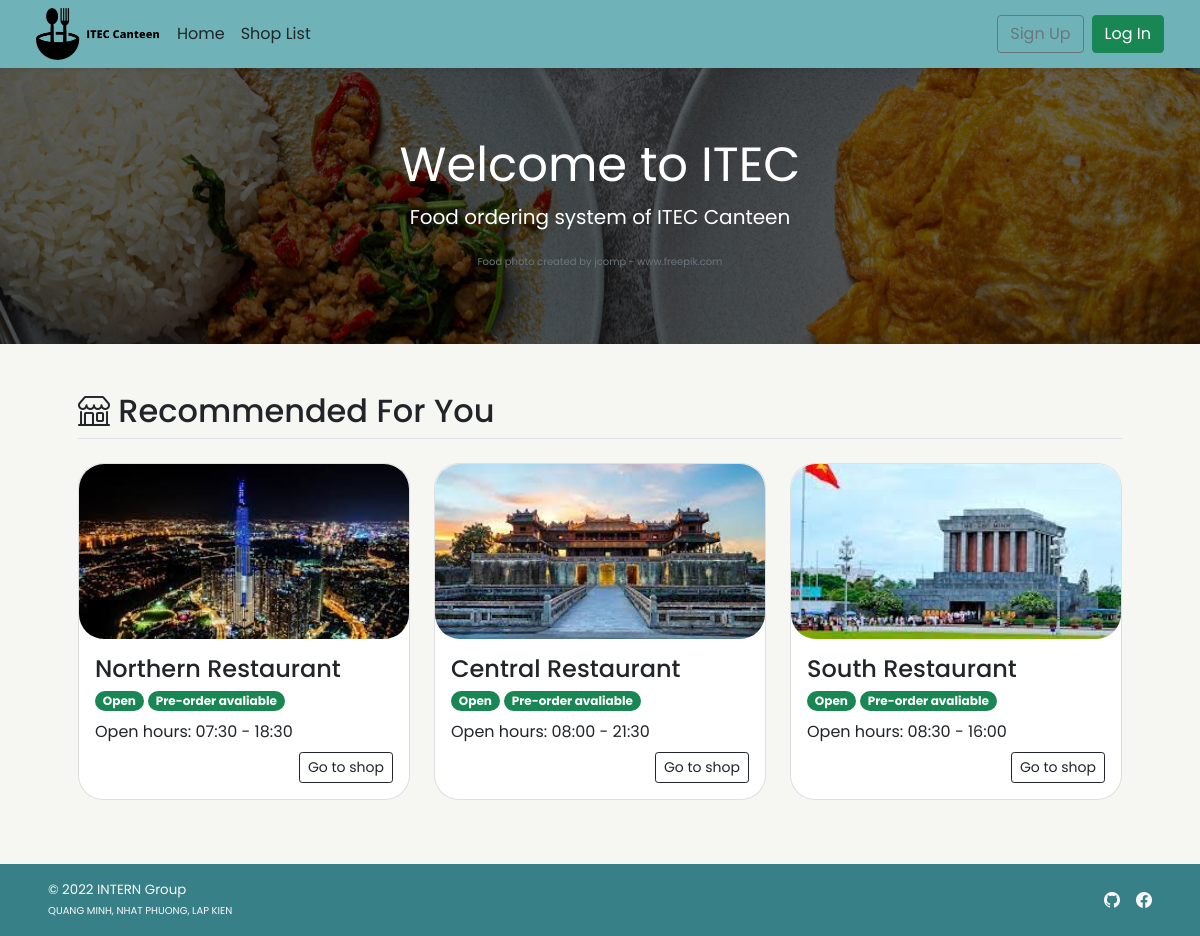
The page / on the database its author committed.
### tables this page shows
CREATE TABLE `shop` (
  `s_id` int(11) NOT NULL,
  `s_username` varchar(45) NOT NULL,
  `s_pwd` varchar(45) NOT NULL,
  `s_name` varchar(100) NOT NULL,
  `s_location` varchar(100) NOT NULL,
  `s_openhour` time NOT NULL,
  `s_closehour` time NOT NULL,
  `s_status` tinyint(4) NOT NULL DEFAULT 1 COMMENT 'Shop ready for taking an order or not (True for open, False for close)',
  `s_preorderStatus` tinyint(4) NOT NULL DEFAULT 1 COMMENT 'Shop is ready for tomorrow pre-order or not',
  `s_email` varchar(100) NOT NULL,
  `s_phoneno` varchar(45) NOT NULL,
  `s_pic` text DEFAULT NULL
);

### index.php (the view, shortened to what this page needs)
<!DOCTYPE html>
<html lang="en">
<head>
    <?php session_start(); include("conn_db.php"); include('head.php');?>
    <link href="css/main.css" rel="stylesheet">
</head>
<body class="d-flex flex-column h-100">
    <?php include('nav_header.php')?>
    <div class="position-relative d-flex text-center text-white promo-banner-bg py-3">
        <div class="p-lg-2 mx-auto my-5">
            <h1 class="display-5 fw-normal">Welcome to ITEC</h1>
            <p class="lead fw-normal">Food ordering system of ITEC Canteen</p>
            <span class="xsmall-font text-muted">Food photo created by jcomp - www.freepik.com</span>
        </div>
    </div>
    <div class="container p-5" id="recommended-shop">
        <h2 class="border-bottom pb-2"><i class="bi bi-shop align-top"></i> Recommended For You</h2>
        <div class="row row-cols-1 row-cols-lg-3 align-items-stretch g-4 py-3">
            <?php
            $query = "SELECT s_id,s_name,s_openhour,s_closehour,s_status,s_preorderstatus,s_pic FROM shop
            WHERE (s_preorderstatus = 1) OR (s_preorderstatus = 0 AND (CURTIME() BETWEEN s_openhour AND s_closehour));";
            $result = $mysqli -> query($query);
            if($result -> num_rows > 0){
            while($row = $result -> fetch_array()){
        ?>
            <div class="col">
                <a href="<?php echo "shop_menu.php?s_id=".$row["s_id"]?>" class="text-decoration-none text-dark">
                    <div class="card rounded-25">
                        <img <?php
                            if(is_null($row["s_pic"])){echo "src='img/default.png'";}
                            else{echo "src=\"img/{$row['s_pic']}\"";}
                        ?> style="width:100%; height:175px; object-fit:cover;"
                            class="card-img-top rounded-25 img-fluid" alt="<?php echo $row["s_name"]?>">
                        <div class="card-body">
                            <h4 name="shop-name" class="card-title"><?php echo $row["s_name"]?></h4>
                            <p class="card-subtitle">
                                <?php
                                    $now = date('H:i:s');
                                    if((($now < $row["s_openhour"])||($now > $row["s_closehour"]))||($row["s_status"]==0)){
                                ?>
                                <span class="badge rounded-pill bg-danger">Closed</span>
                                <?php }else{ ?>
                                <span class="badge rounded-pill bg-success">Open</span>
                                <?php }
                                    if($row["s_preorderstatus"]==1){
                                ?>
                                <span class="badge rounded-pill bg-success">Pre-order avaliable</span>
                                <?php }else{ ?>
                                <span class="badge rounded-pill bg-danger">Pre-order Unavaliable</span>
                                <?php } ?>
                            </p>
                            <?php
                                $open = explode(":",$row["s_openhour"]);
                                $close = explode(":",$row["s_closehour"]);
                            ?>
                            <p class="card-text my-2">Open hours:
                                <?php echo $open[0].":".$open[1]." - ".$close[0].":".$close[1];?></p>
                            <div class="text-end">
                                <a href="<?php echo "shop_menu.php?s_id=".$row["s_id"]?>"
                                    class="btn btn-sm btn-outline-dark">Go to shop</a>
                            </div>
                        </div>
                    </div>
                </a>
            </div>
            <?php }
        }
        ?>
        </div>
    </div>
    <?php include 'footer.php';?>
</body>
</html>

### css/main.css (style rules this page uses)
html { height: 100%; }
body { height: 100%; padding-top: 4rem; margin-bottom: -50px; font-family: 'Poppins', 'Noto Sans Thai', sans-serif; background-color: #F6F6F2; }
a { cursor: pointer; }
.bi { vertical-align: -.125em; fill: currentColor; }
.text-white { color: white; }
.xsmall-font { font-size: x-small; }
.promo-banner-bg { background: #686868 url('../img/home-banner-2.jpg') center; background-position: top; background-size: auto; background-position-x: center; background-clip: padding-box; background-blend-mode: multiply; }
.rounded-25 { border-radius: 25px; }

### index.php (style rules this page uses)
html { height: 100%; }

### rows shown on the page
shop: s_pic (picture), s_name "Northern Restaurant", s_status "Open", s_preorderStatus "Pre-order avaliable", s_openhour "07", s_openhour "30", s_closehour "18", s_closehour "30"
shop: s_pic (picture), s_name "Central Restaurant", s_status "Open", s_preorderStatus "Pre-order avaliable", s_openhour "08", s_openhour "00", s_closehour "21", s_closehour "30"
shop: s_pic (picture), s_name "South Restaurant", s_status "Open", s_preorderStatus "Pre-order avaliable", s_openhour "08", s_openhour "30", s_closehour "16", s_closehour "00"
